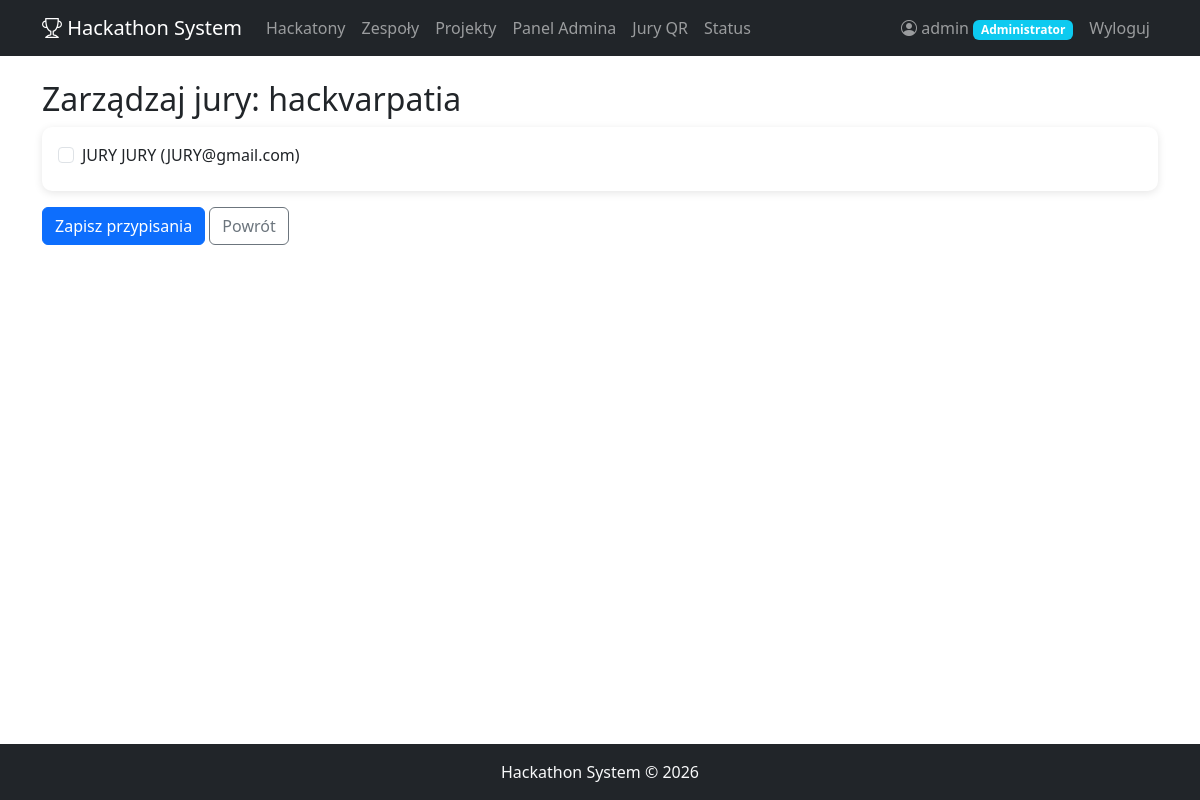
Screenshot of /hackathon/1/jury/ (signed in) with the database file from the repository.
### accounts/models.py (models this page shows, shortened)
class UserProfile(models.Model):
    ROLE_CHOICES = [
        ('participant', 'Uczestnik'),
        ('jury', 'Jury'),
        ('admin', 'Administrator'),
    ]
    user = models.OneToOneField(User, on_delete=models.CASCADE, related_name='profile')
    role = models.CharField(max_length=20, choices=ROLE_CHOICES, default='participant')
    bio = models.TextField(blank=True)
    @property
    def is_admin(self):
        return self.role == 'admin'
    @property
    def is_jury(self):
        return self.role == 'jury'

### hackathon/models.py (models this page shows, shortened)
class Hackathon(models.Model):
    STATUS_CHOICES = [
        ('planned', 'Planowany'),
        ('active', 'Aktywny'),
        ('judging', 'Ocenianie'),
        ('finished', 'Zakończony'),
    ]
    name = models.CharField(max_length=200, verbose_name='Nazwa')
    description = models.TextField(verbose_name='Opis')
    date_start = models.DateTimeField(verbose_name='Data rozpoczęcia')
    date_end = models.DateTimeField(verbose_name='Data zakończenia')
    submit_deadline = models.DateTimeField(verbose_name='Deadline oddania projektów')
    status = models.CharField(max_length=20, choices=STATUS_CHOICES, default='planned', verbose_name='Status')
    max_team_size = models.PositiveIntegerField(default=5, verbose_name='Max wielkość zespołu')
    created_at = models.DateTimeField(auto_now_add=True)
    class Meta:
        ordering = ['-date_start']

### hackathon/views.py (the view)
    @login_required
    def wrapper(request, *args, **kwargs):
        if not hasattr(request.user, 'profile') or not request.user.profile.is_admin:
            messages.error(request, 'Brak uprawnień administratora.')
            return redirect('accounts:dashboard')
        return view_func(request, *args, **kwargs)

### hackathon/views.py (called while the page is built, shortened)
def admin_required(view_func):
    @login_required
    def wrapper(request, *args, **kwargs):
        if not hasattr(request.user, 'profile') or not request.user.profile.is_admin:
            messages.error(request, 'Brak uprawnień administratora.')
            return redirect('accounts:dashboard')
        return view_func(request, *args, **kwargs)
    return wrapper

@admin_required
def manage_jury(request, pk):
    hackathon = get_object_or_404(Hackathon, pk=pk)
    jury_profiles = UserProfile.objects.filter(role='jury')
    assigned = JuryAssignment.objects.filter(hackathon=hackathon).values_list('jury_id', flat=True)
    return render(request, 'hackathon/manage_jury.html', {
        'hackathon': hackathon,
        'jury_profiles': jury_profiles,
        'assigned': list(assigned),
    })

### hackathon/templates/hackathon/manage_jury.html (shortened to what this page needs)
{% extends 'base.html' %}
{% block content %}
<h2>Zarządzaj jury: {{ hackathon.name }}</h2>
<form method="post">
    <div class="card p-3 mb-3">
        {% for jp in jury_profiles %}
            <div class="form-check mb-2">
                <input class="form-check-input" type="checkbox" name="jury_ids" value="{{ jp.user.id }}"
                       id="jury_{{ jp.user.id }}" {% if jp.user.id in assigned %}checked{% endif %}>
                <label class="form-check-label" for="jury_{{ jp.user.id }}">
                    {{ jp.user.get_full_name|default:jp.user.username }} ({{ jp.user.email }})
                </label>
            </div>
        {% empty %}
            <p class="text-muted">Brak użytkowników z rolą jury. Zmień rolę w panelu admina.</p>
        {% endfor %}
    </div>
    <button type="submit" class="btn btn-primary">Zapisz przypisania</button>
    <a href="{% url 'hackathon:detail' hackathon.pk %}" class="btn btn-outline-secondary">Powrót</a>
</form>
{% endblock %}

### templates/base.html (shortened to what this page needs)
<!DOCTYPE html>
<html lang="pl">
<head>
    <link href="https://cdn.jsdelivr.net/npm/bootstrap@5.3.0/dist/css/bootstrap.min.css" rel="stylesheet">
    <link href="https://cdn.jsdelivr.net/npm/bootstrap-icons@1.10.0/font/bootstrap-icons.css" rel="stylesheet">
    {% load static %}
    <link rel="stylesheet" href="{% static 'css/style.css' %}">
</head>
<body>
    <nav class="navbar navbar-expand-lg navbar-dark bg-dark">
        <div class="container">
            <a class="navbar-brand" href="{% url 'home' %}">
                <i class="bi bi-trophy"></i> Hackathon System
            </a>
            <div class="collapse navbar-collapse" id="navbarNav">
                <ul class="navbar-nav me-auto">
                    <li class="nav-item">
                        <a class="nav-link" href="{% url 'hackathon:list' %}">Hackatony</a>
                    </li>
                    {% if user.is_authenticated %}
                        <li class="nav-item">
                            <a class="nav-link" href="{% url 'teams:list' %}">Zespoły</a>
                        </li>
                        <li class="nav-item">
                            <a class="nav-link" href="{% url 'projects:list' %}">Projekty</a>
                        </li>
                        {% if user.profile.is_admin %}
                            <li class="nav-item">
                                <a class="nav-link" href="{% url 'hackathon:admin_panel' %}">Panel Admina</a>
                            </li>
                            <li class="nav-item">
                                <a class="nav-link" href="{% url 'judging:jury_members_list' %}">Jury QR</a>
                            </li>
                            <li class="nav-item">
                                <a class="nav-link" href="{% url 'judging:hackathon_status_manage' %}">Status</a>
                            </li>
                        {% endif %}
                    {% endif %}
                </ul>
                <ul class="navbar-nav">
                    {% if user.is_authenticated %}
                        <li class="nav-item">
                            <a class="nav-link" href="{% url 'accounts:dashboard' %}">
                                <i class="bi bi-person-circle"></i> {{ user.username }}
                                <span class="badge bg-info">{{ user.profile.get_role_display }}</span>
                            </a>
                        </li>
                        <li class="nav-item">
                            <form method="post" action="{% url 'accounts:logout' %}" class="d-inline">
                                <button type="submit" class="nav-link btn btn-link">Wyloguj</button>
                            </form>
                        </li>
                    {% endif %}
                </ul>
            </div>
        </div>
    </nav>
    <div class="container mt-4">
        {% block content %}{% endblock %}
    </div>
    <footer class="bg-dark text-light py-3 mt-5">
        <div class="container text-center">
            <p class="mb-0">Hackathon System &copy; 2026</p>
        </div>
    </footer>
</body>
</html>

### static/css/style.css (style rules this page uses)
body { min-height: 100vh; display: flex; flex-direction: column; }
.container.mt-4 { flex: 1; }
.card { box-shadow: 0 2px 8px rgba(0,0,0,0.1); border: none; border-radius: 10px; transition: transform 0.2s; }
.badge { font-size: 0.75em; }

### rows the page displays
Hackathon: name "hackvarpatia"
UserProfile: user.get_full_name "JURY JURY", user.email "JURY@gmail.com"

### other values shown
{{ user.username }} "admin"
{{ user.profile.get_role_display }} "Administrator"
